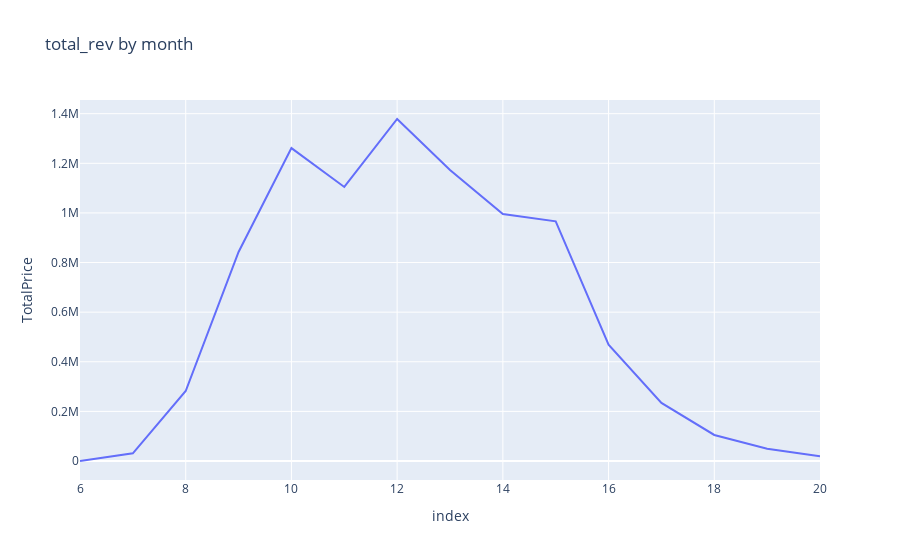

Here is the notebook cell this chart was saved with:
### Markdown cell above
6시 ~20 시의 데이터만 존재하며,그나마도 6시는 매우 극소량임을 알 수 있다.

### Code cell
px.line(rev_hour,
        title = 'total_rev by month',
        y = 'TotalPrice')

### Figure 1 — Plotly figure (JSON) as saved in the notebook; plotly's stock layout.template omitted (floating-point values rounded to 4 significant figures)
{"data": [{"hovertemplate": "index=%{x}<br>TotalPrice=%{y}<extra></extra>", "legendgroup": "", "line": {"color": "#636efa", "dash": "solid"}, "marker": {"symbol": "circle"}, "mode": "lines", "name": "", "orientation": "v", "showlegend": false, "type": "scatter", "x": [6, 7, 8, 9, 10, 11, 12, 13, 14, 15, 16, 17, 18, 19, 20], "xaxis": "x", "y": [4.25, 31060.0, 282100.0, 842600.0, 1261000.0, 1105000.0, 1379000.0, 1173000.0, 995600.0, 966200.0, 468900.0, 234400.0, 105000.0, 49030.0, 18930.0], "yaxis": "y"}], "layout": {"legend": {"tracegroupgap": 0}, "title": {"text": "total_rev by month"}, "xaxis": {"anchor": "y", "domain": [0, 1], "title": {"text": "index"}}, "yaxis": {"anchor": "x", "domain": [0, 1], "title": {"text": "TotalPrice"}}}}
